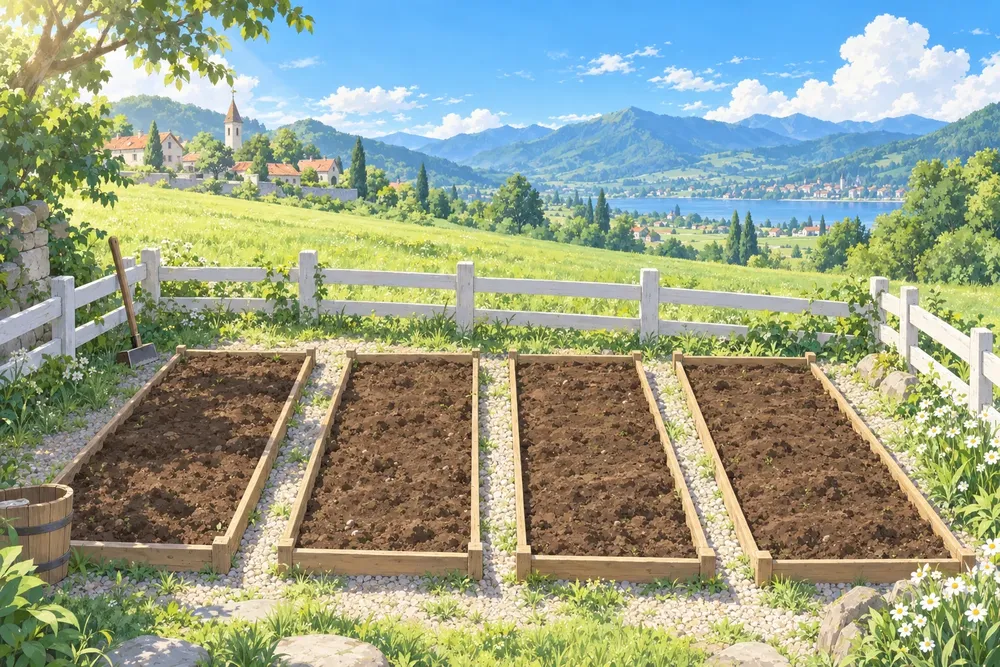
#> input picture assets/opt/scene_field.webp, 1000 x 667 px, shrunk from 1536 x 1024 before the run
$ python find_beds.py
#> lines starting #> are read from the running program, lines starting #| are printed output that depends on the picture; after the words box and inside, x2 and y2 are one past the last pixel; in counts of white or black regions, pixels touching at a corner belong together
"""从田地场景图里自动找出四条田垄的四边形坐标。

为什么要自动找：田垄是**透视**的（上窄下宽、微微倾斜），
用 2×2 均分网格去对齐永远对不上 —— 这就是"框盖在画上"违和感的来源。
眼睛读百分比也不够准，所以直接按土色分割，取每个土块的四个角。

做法：
  1. 按颜色找出深褐色土壤区域（田垄的土面）
  2. 连通域分成 4 块
  3. 对每块取"最小外接四边形"（cv2.minAreaRect -> boxPoints）
  4. 输出成 CSS clip-path 能直接用的百分比坐标

输出：_research/beds.json，并在图上画出四边形便于核对。

用法：
    py -3 tools/find_beds.py
"""
from __future__ import annotations

import argparse
import json
import sys
from pathlib import Path

import cv2
import numpy as np

sys.stdout.reconfigure(encoding="utf-8")

ROOT = Path(__file__).resolve().parent.parent
SRC = ROOT / "assets" / "opt" / "scene_field.webp"


def main() -> None:
    ap = argparse.ArgumentParser()
    ap.add_argument("--src", default=str(SRC), help="要分析的场景图")
    ap.add_argument("--out", default="beds", help="输出名（_research/<out>.json）")
    args = ap.parse_args()

    src = Path(args.src)
    im = cv2.imdecode(np.fromfile(str(src), np.uint8), cv2.IMREAD_UNCHANGED)
#> im is the input picture: shape (667, 1000, 3); mean B, G, R 138.5, 161.7, 152
    if im is None:
        raise SystemExit(f"读不到 {src}")
    if im.shape[2] == 4:
        im = cv2.cvtColor(im, cv2.COLOR_BGRA2BGR)
    h, w = im.shape[:2]
#> h = 667; w = 1000

    hsv = cv2.cvtColor(im, cv2.COLOR_BGR2HSV)
#> hsv: shape (667, 1000, 3); mean H, S, V 49.1, 91.3, 179.1
    H, S, V = hsv[:, :, 0], hsv[:, :, 1], hsv[:, :, 2]
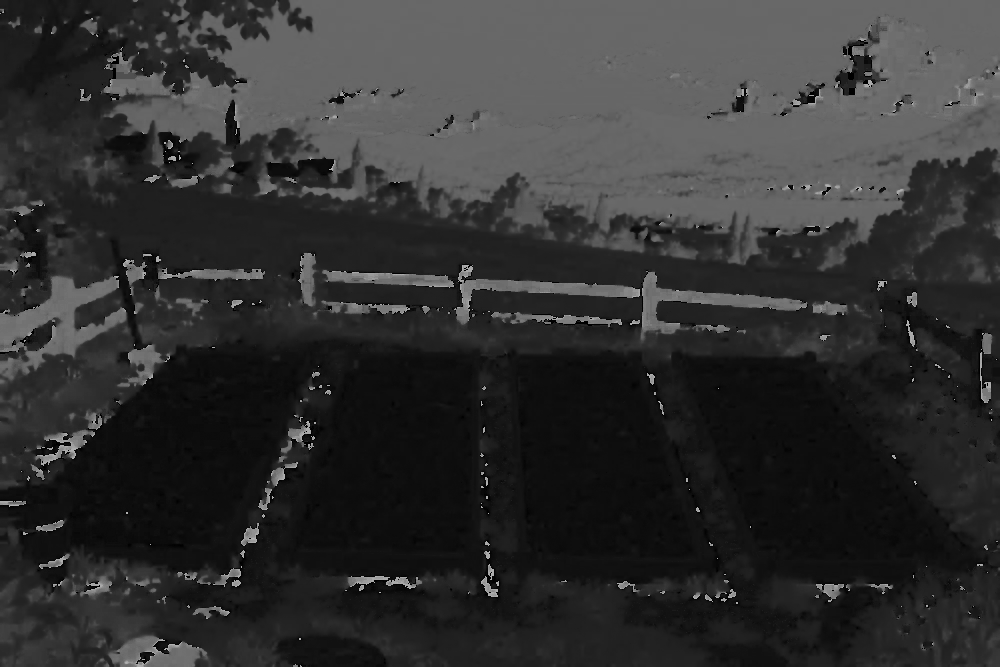
#> H: shape (667, 1000); min 0, max 179, mean 49.1
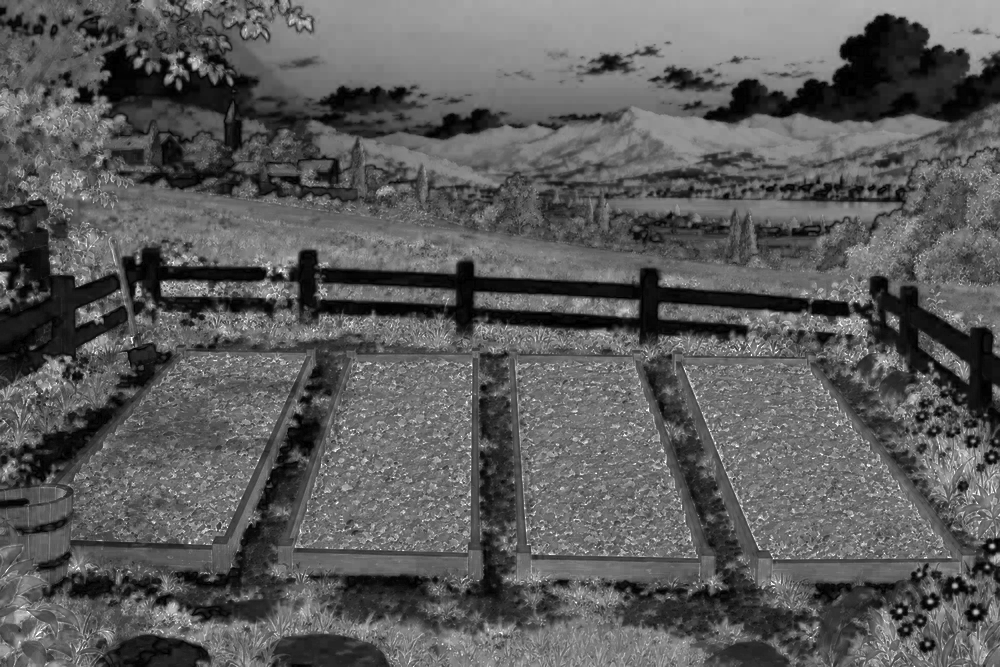
#> S: shape (667, 1000); min 0, max 255, mean 91.3
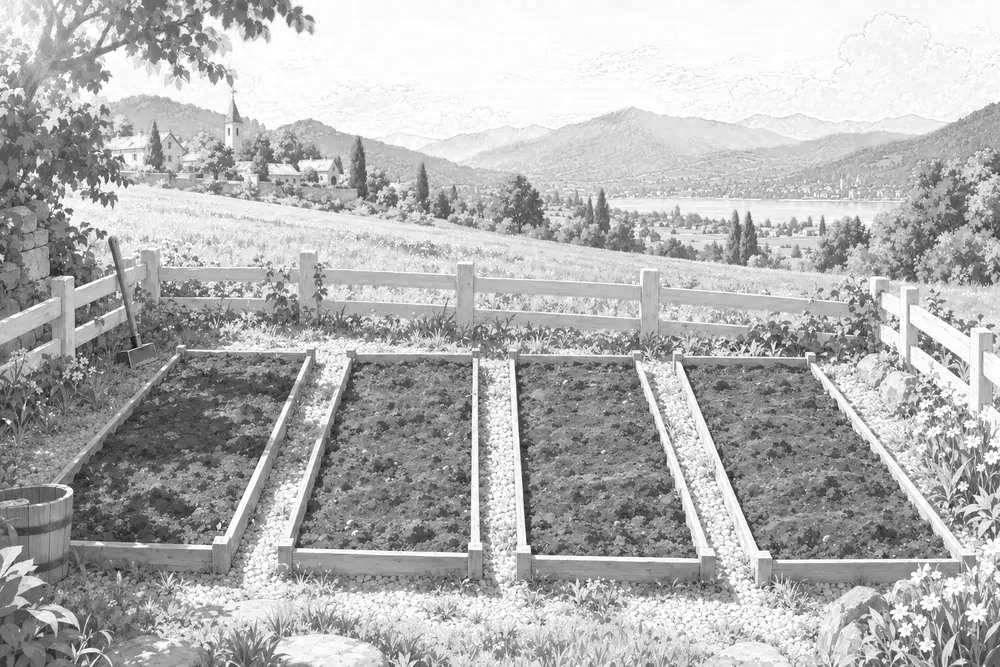
#> V: shape (667, 1000); min 12, max 255, mean 179.1

    # 深褐土壤：色相在橙黄区（BGR->HSV 里约 5~30），饱和中等，亮度偏暗
    soil = ((H >= 3) & (H <= 32) & (S >= 45) & (V >= 30) & (V <= 165)).astype(np.uint8)
#> soil: shape (667, 1000); values 0 (black) and 1 (white), 22.5% white; 1780 white regions (1677 under 20 px), largest, box (x1, y1, x2, y2) and area: (0, 346, 318, 575) 38374, (674, 352, 952, 592) 33077, (276, 349, 489, 586) 32676

    # 只在画面下半部找（上半是天空/远山，不该有土）
    soil[:int(h * 0.45), :] = 0
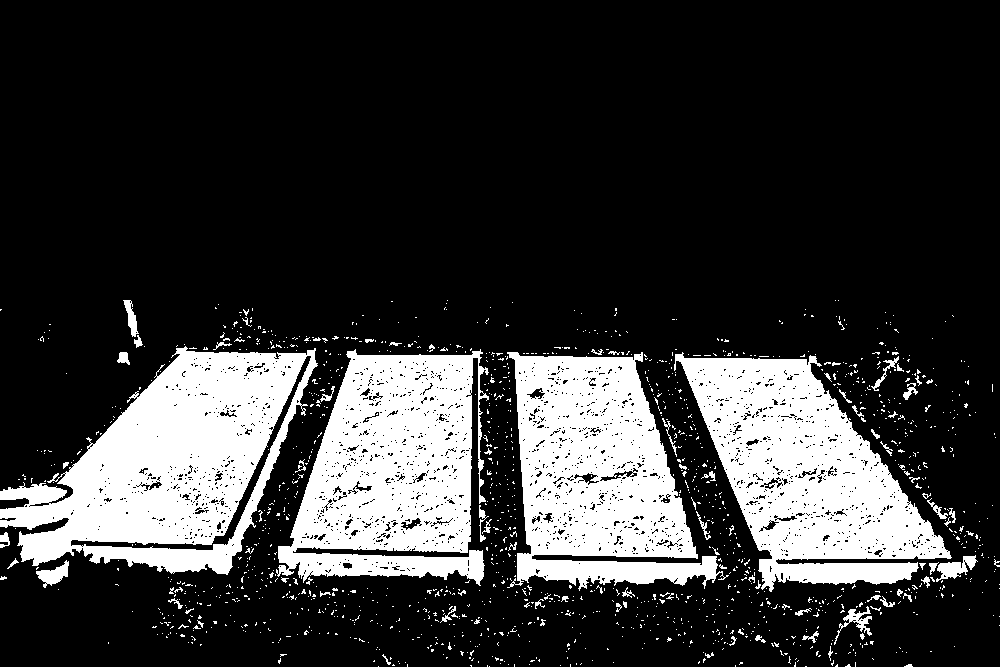
#> soil: shape (667, 1000); values 0 (black) and 1 (white), 21.7% white; 1421 white regions (1334 under 20 px), largest, box (x1, y1, x2, y2) and area: (0, 346, 318, 575) 38374, (674, 352, 952, 592) 33077, (276, 349, 489, 586) 32676

    # 只做**小**的开运算去噪。
    # 早先用 25×25 的闭运算想把土块内部的小洞（石子高光）填掉，
    # 结果连通了田垄之间的石子路，四块地被并成了一整片。
    # 田垄之间本来就该是分开的，保留缝隙反而更好找。
    soil = cv2.morphologyEx(soil, cv2.MORPH_OPEN,
                            cv2.getStructuringElement(cv2.MORPH_ELLIPSE, (9, 9)), iterations=1)
#> soil: shape (667, 1000); values 0 (black) and 1 (white), 17.3% white; 22 white regions, largest, box (x1, y1, x2, y2) and area: (0, 350, 306, 564) 28871, (681, 358, 943, 560) 24830, (291, 354, 473, 552) 22862

    n, lab, stats, cent = cv2.connectedComponentsWithStats(soil, 8)
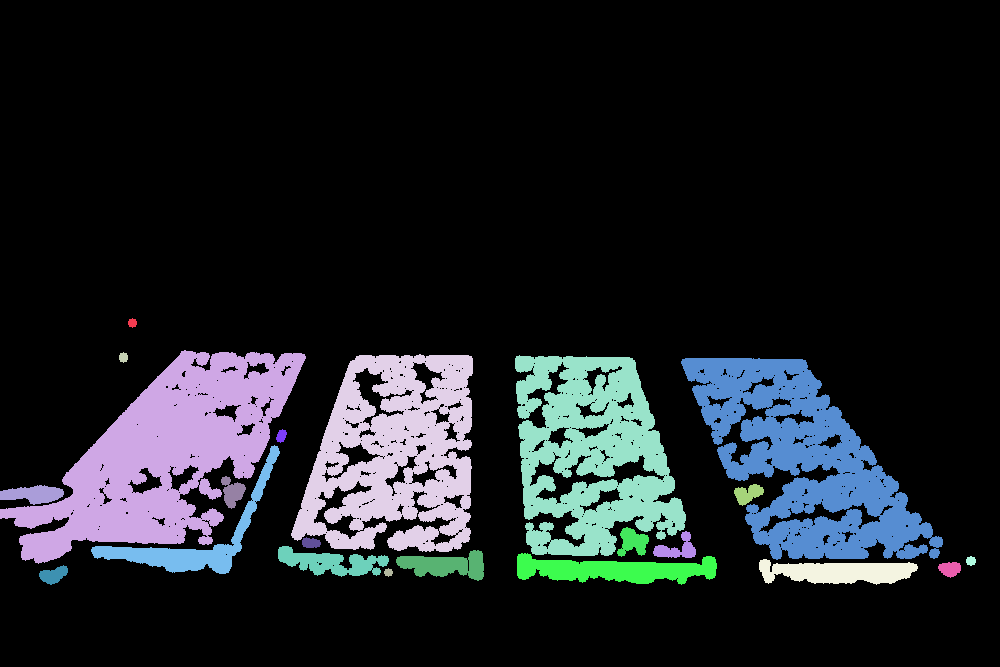
#> lab: shape (667, 1000) int32; 23 distinct labels, from 0 to 22; one colour per label, 0 black
#> n = 23; stats = 23 rows, first 6: [0, 0, 1000, 667, 551819], [128, 318, 9, 10, 66], [0, 350, 306, 214, 28871], [119, 352, 9, 11, 75], [291, 354, 182, 198, 22862], [515, 355, 171, 201, 21108]; cent = 23 rows, first 8: [505, 304.2], [132, 322.5], [164.4, 454.5], [123, 357], [395, 455.2], [591.7, 453.8], [804.3, 462.4], [281, 435.5]
    blobs = []
    for i in range(1, n):
        area = int(stats[i, cv2.CC_STAT_AREA])
        if area < w * h * 0.005:      # 太小的噪点丢掉
            continue
        blobs.append((area, i, cent[i]))
#> this loop made 22 passes
#> area on passes 1 to 12: 66, 28871, 75, 22862, 21108, 24830, 104, 3657, 467, 834, 391, 574
#> after the loop, blobs = [(28871, 2, [164.4, 454.5]), (22862, 4, [395, 455.2]), (21108, 5, [591.7, 453.8]), (24830, 6, [804.3, 462.4]), (3657, 8, [195.7, 540.3]), (3732, 17, [613.9, 569.6])]
    blobs.sort(reverse=True)

    print(f"找到 {len(blobs)} 个候选土块（面积降序）")
#| 找到 6 个候选土块（面积降序）
    if len(blobs) < 4:
        raise SystemExit("不足 4 块，阈值需要调整")

    # 取最大的 4 块，按 x 从左到右排序
    picked = sorted(blobs[:4], key=lambda b: b[2][0])
#> picked = [(28871, 2, [164.4, 454.5]), (22862, 4, [395, 455.2]), (21108, 5, [591.7, 453.8]), (24830, 6, [804.3, 462.4])]

    vis = im.copy()
    beds = []
    for rank, (area, idx, c) in enumerate(picked):
        m = (lab == idx).astype(np.uint8)
        cnts, _ = cv2.findContours(m, cv2.RETR_EXTERNAL, cv2.CHAIN_APPROX_SIMPLE)
        if not cnts:
            continue
        cnt = max(cnts, key=cv2.contourArea)

        # 用"上沿/下沿各取左右端点"求梯形四角。
        #
        # 为什么不用 minAreaRect：它给的是**最小外接矩形**，
        # 对倾斜的田垄会转一个角度，再按 sum/diff 排角就全乱了
        # （实测 #1 的左上角被算到 x=-1.3%，跑出画面）。
        # 田垄本身是顶边/底边近似水平的梯形，直接取上下沿更准。
        ys, xs = np.where(m > 0)
        y_lo, y_hi = int(np.percentile(ys, 4)), int(np.percentile(ys, 96))
        band = 6
        def xr(y):
            sel = xs[(ys >= y - band) & (ys <= y + band)]
            return (int(sel.min()), int(sel.max())) if len(sel) else (None, None)
        t_l, t_r = xr(y_lo)
        b_l, b_r = xr(y_hi)
        if None in (t_l, t_r, b_l, b_r):
            continue
        quad = np.array([[t_l, y_lo], [t_r, y_lo], [b_r, y_hi], [b_l, y_hi]], dtype=np.float32)

        pts = quad.astype(np.int32).reshape(-1, 1, 2)
        cv2.polylines(vis, [pts], True, (0, 0, 255), 3)
        cxy = quad.mean(axis=0)
        cv2.putText(vis, str(rank + 1), (int(cxy[0]) - 10, int(cxy[1]) + 10),
                    cv2.FONT_HERSHEY_SIMPLEX, 1.4, (0, 0, 255), 3, cv2.LINE_AA)

        pct = [[round(float(x) / w * 100, 2), round(float(y) / h * 100, 2)] for x, y in quad]
        beds.append({
            "rank": rank + 1,
            "area": area,
            "cx": round(float(cxy[0]) / w * 100, 2),
            "cy": round(float(cxy[1]) / h * 100, 2),
            "quad": pct,
        })
        print(f"  #{rank+1} 面积={area:>7d}  中心=({cxy[0]/w*100:5.1f}%,{cxy[1]/h*100:5.1f}%)")
        for name, (x, y) in zip(["左上", "右上", "右下", "左下"], pct):
            print(f"      {name}: {x:5.1f}% , {y:5.1f}%")
#> this loop made 4 passes
#> (area, idx, c, y_lo, y_hi, t_l, t_r, b_l) on passes 1 to 4: (28871, 2, [164.4, 454.5], 362, 540, 166, 305, 19), (22862, 4, [395, 455.2], 363, 541, 347, 472, 291), (21108, 5, [591.7, 453.8], 363, 544, 515, 635, 526), (24830, 6, [804.3, 462.4], 366, 551, 681, 811, 769)
#> (printed output is left out)
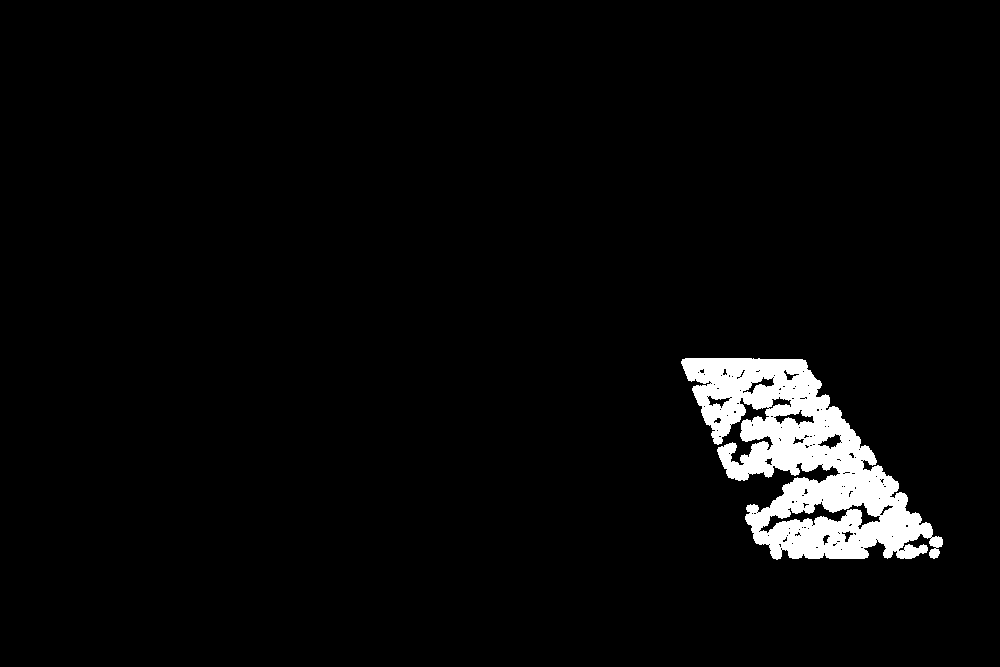
#> m: shape (667, 1000); values 0 (black) and 1 (white), 3.7% white; 1 white region, box (x1, y1, x2, y2) and area: (681, 358, 943, 560) 24830
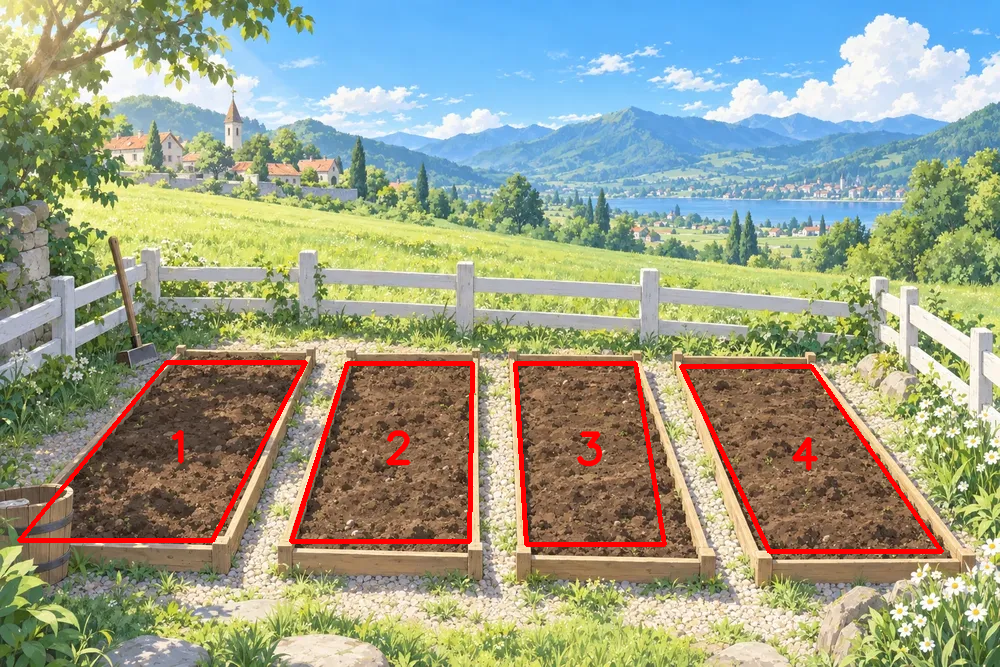
#> vis: shape (667, 1000, 3); 2.31% of pixels changed, all inside (x1, y1, x2, y2) = (17, 360, 944, 554)
#> after the loop, beds = 4 items

    dest = ROOT / "_research" / "beds.json"
    dest.write_text(json.dumps(beds, ensure_ascii=False, indent=2), encoding="utf-8")

    ok, buf = cv2.imencode(".jpg", vis, [cv2.IMWRITE_JPEG_QUALITY, 92])
    if ok:
        (ROOT / "_research" / "beds_annot.jpg").write_bytes(buf.tobytes())
    print(f"\n结果: {dest}")
    print("  （同时输出了 _research/beds_annot.jpg 便于核对）")


if __name__ == "__main__":
    main()
